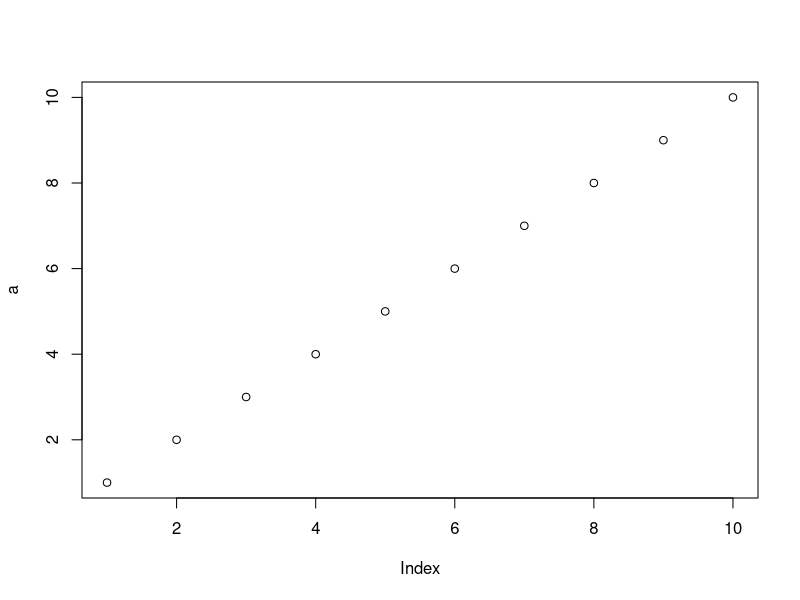
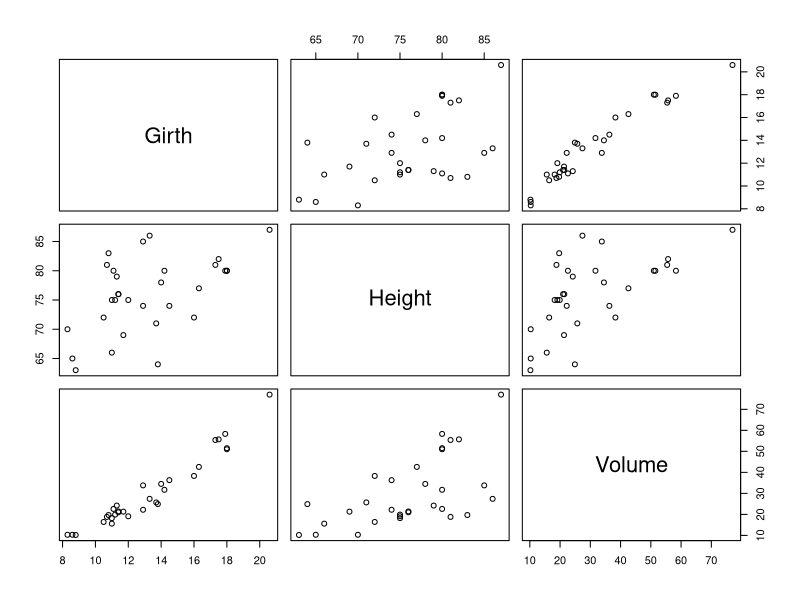
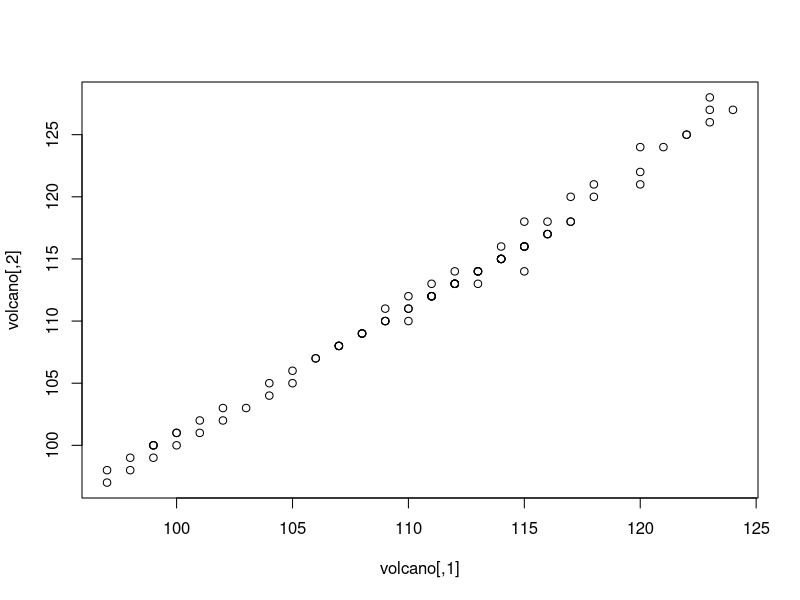
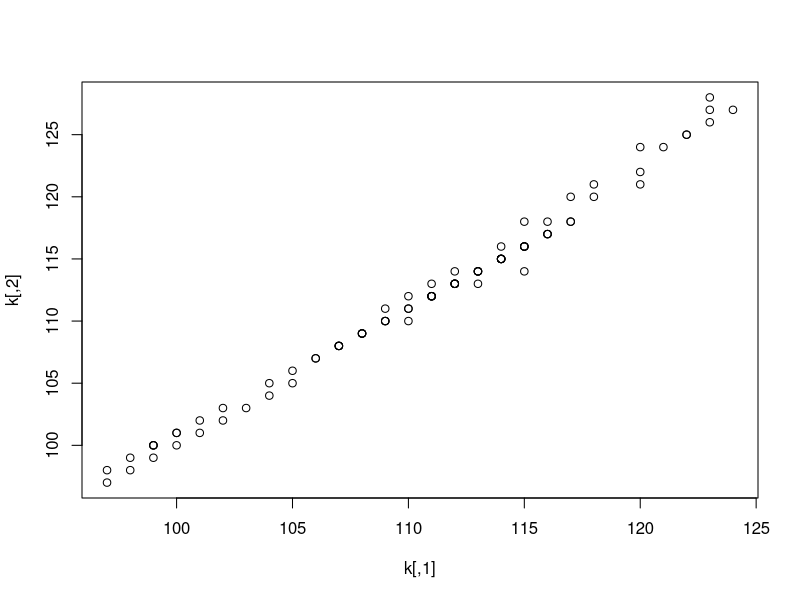

Write R code to recreate these figures, in order. (Note: this script raises an error after producing the figures.)
a<-c(1,2,3,4,5,6,7,8,9,10)
sum(a)
summary(a)
plot(a)
help()
#varianza
var(a)
#dataset alberi altezza, girth e volume di 31 alberi diversi
trees
summary(trees)
plot(trees)
help(trees)
plot(volcano)
require(graphics)
volcano
k<-volcano
library(foreign)
help(foreign)
??foreign
#per fare una sequenza di numeri si utilizza seq 
sequenzanumeri<-seq(1,10)
sum(seq(1,8))
#per fattoriale 3*2*1
factorial(3)
#nuovo dataframe, selezionare tutto il codice e dare invio
dataframe1<-data.frame(
  x=seq(0,4),
  y=seq(5,9),
  z=seq(10,14)
)
x1 = c(50000.92,49998.70, 49998.89,50000.47)
50000.92+49998.70+49998.89+50000.47
x2<-(double)
k
plot(k)
175+1.645*4
help("plot")
install.packages("scatterplot3d")
install.packages("AER")

## example 1
z <- seq(-10, 10, 0.01)
x <- cos(z)
y <- sin(z)
scatterplot3d(x, y, z, highlight.3d=TRUE, col.axis="blue",
              col.grid="lightblue", main="scatterplot3d - 1", pch=20)

help("AER")
??AER
data(package = "AER")
Affairs
y
CASchools
tree
trees
y
plot(12*sequenzanumeri*(1-sequenzanumeri)^2)
plot(1/sqrt(2)*dataframe1)
#Simulazione in R di una variabile casuale doppia.
#Supponiamo che la variabile doppia (X, Y ) sia tale che Y |X = x ⇠ N(x, 1) e
#X ⇠ N(0, 1). Vogliamo disegnare in R 1000 realizzazioni della variabile doppia
#(X, Y ). Possiamo procedere cosi

x=rnorm(1000,0,1)
y=rnorm(1000,x,1)
plot(x=x,y=y,pch=16,col=2)

#per istogramma
hist(x)

Sigma <- matrix(c(10,3,3,2),2,2)
Sigma
var(mvrnorm(n = 1000, rep(0, 2), Sigma))
var(mvrnorm(n = 1000, rep(0, 2), Sigma, empirical = TRUE))
plot(mvrnorm(n=2,Sigma = 2))
#example

dmvnorm(x=c(0,0))
dmvnorm(x=c(0,0), mean=c(1,1))
sigma <- matrix(c(4,2,2,3), ncol=2)
x <- rmvnorm(n=500, mean=c(1,2), sigma=sigma)
colMeans(x)
var(x)
x <- rmvnorm(n=500, mean=c(1,2), sigma=sigma, method="chol")
colMeans(x)
var(x)
plot(x)

rbivariate <- function(mean.x = 70, sd.x=3, mean.y=162, sd.y=14, r=.50, iter=100) {
  z1 <- rnorm(iter)
  z2 <- rnorm(iter)
  x <- sqrt(1-r^2)*sd.x*z1 + r*sd.x*z2 + mean.x
  y <- sd.y*z2 + mean.y
  return(list(x,y))
}

data <- rbivariate(iter=1000)
mean(data[[1]])
sd(data[[1]])
mean(data[[2]])
sd(data[[2]])
plot(data[[1]],data[[2]])

install.packages("devtools")
help("survival-internal")

temp <- seq(-pi, 0, length = 50)
x <- c(rep(1, 50) %*% t(cos(temp)))
y <- c(cos(temp) %*% t(sin(temp)))
z <- c(sin(temp) %*% t(sin(temp)))
scatterplot3d(x, y, z, highlight.3d = TRUE, angle = 120,
              col.axis = "blue", col.grid = "lightblue", cex.axis = 1.3,
              cex.lab = 1.1, main = "Hemisphere", pch = 20)

#Bivariate normal distribution

library("mvtnorm")
x1 <- x2 <- seq(-10, 10, length = 51)
dens <- matrix(dmvnorm(expand.grid(x1, x2),
                       sigma = rbind(c(3, 2), c(2, 3))),
               ncol = length(x1))
s3d <- scatterplot3d(x1, x2,
                     seq(min(dens), max(dens), length = length(x1)),
                     type = "n", grid = FALSE, angle = 70,
                     zlab = expression(f(x[1], x[2])),
                     xlab = expression(x[1]), ylab = expression(x[2]),
                     main = "Bivariate normal distribution")
text(s3d$xyz.convert(-1, 10, 0.07),
     labels = expression(f(x) == frac(1, sqrt((2 * pi)^n *
                                                phantom(".") * det(Sigma[X]))) * phantom(".") * exp * {
                                                  bgroup("(", - scriptstyle(frac(1, 2) * phantom(".")) *
                                                           (x - mu)^T * Sigma[X]^-1 * (x - mu), ")")}))
text(s3d$xyz.convert(1.5, 10, 0.05),
     labels = expression("with" * phantom("m") *
                           mu == bgroup("(", atop(0, 0), ")") * phantom(".") * "," *
                           phantom(0) *
                           {Sigma[X] == bgroup("(", atop(3 * phantom(0) * 2,
                                                         2 * phantom(0) * 3), ")")}))
for(i in length(x1):1)
  s3d$points3d(rep(x1[i], length(x2)), x2, dens[i,], type = "l")
for(i in length(x2):1)
  s3d$points3d(x1, rep(x2[i], length(x1)), dens[,i], type = "l")

help("persp")

par(bg = "white")
x <- seq(-1.95, 1.95, length = 30)
y <- seq(-1.95, 1.95, length = 35)
z <- outer(x, y, function(a, b) a*b^2)
nrz <- nrow(z)
ncz <- ncol(z)
# Create a function interpolating colors in the range of specified colors
jet.colors <- colorRampPalette( c("blue", "green") )
# Generate the desired number of colors from this palette
nbcol <- 50
color <- jet.colors(nbcol)
# Compute the z-value at the facet centres
zfacet <- z[-1, -1] + z[-1, -ncz] + z[-nrz, -1] + z[-nrz, -ncz]
# Recode facet z-values into color indices
facetcol <- cut(zfacet, nbcol)
persp(x, y, z, col = color[facetcol], phi = 30, theta = -30)

par(op)
install.packages("rggobi")

data(PaulKAI)
rownames(PaulKAI) # the ten epistles researched:
##> [1] "Rom" "Co1" "Co2" "Gal" "Phi" "Col" "Th1" "Ti1" "Ti2" "Heb"
PaulKAI # the 10 x 4 count table
mosaicplot(PaulKAI)
quadplot(PaulKAI)
